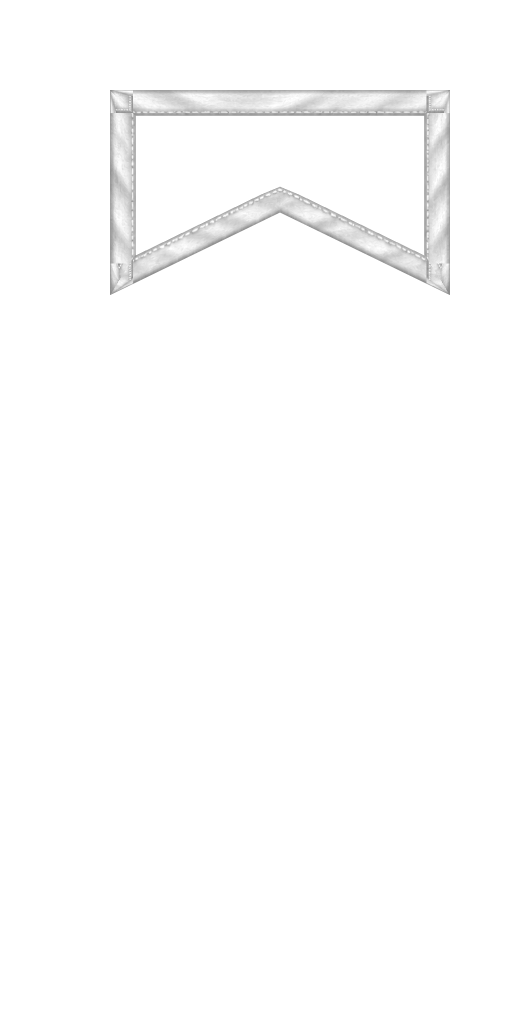
#> input picture art-src/banner/border_alliance_1.png, 1024 x 2048 px (shown at 1/2 size); its folder holds 4 pictures in this run
$ python banner.py
#> lines starting #> are read from the running program, lines starting #| are printed output that depends on the picture
"""Turns the layered banner art (art-src/banner, 1024x2048 PNG, made with
ChatGPT from our prompt) into WoW textures: 256x512 TGA with straight alpha
in Media/Banner. The layers are stacked and tinted in UI_GuildBanner.lua."""
import glob, os
from PIL import Image
HERE = os.path.dirname(os.path.abspath(__file__))
SRC = os.path.join(HERE, "banner")
OUT = os.path.join(HERE, "..", "Media", "Banner")
os.makedirs(OUT, exist_ok=True)
n = 0
for f in sorted(glob.glob(os.path.join(SRC, "*.png"))):
    im = Image.open(f).convert("RGBA")
#> im is the input picture: PIL image 1024x2048 RGBA; mean R, G, B, A 10.2, 10.2, 10.2, 12.4
    small = im.convert("RGBa").resize((256, 512), Image.LANCZOS).convert("RGBA")
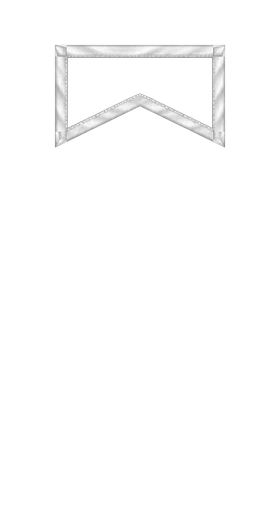
#> small: PIL image 256x512 RGBA; mean R, G, B, A 12.2, 12.2, 12.2, 12.4; transparent parts drawn white
    small.save(os.path.join(OUT, os.path.basename(f)[:-4] + ".tga"))
    n += 1
#> pass 2 of the loop `for f in sorted(glob.glob(os.path.join(SRC, "*.png"))):`:
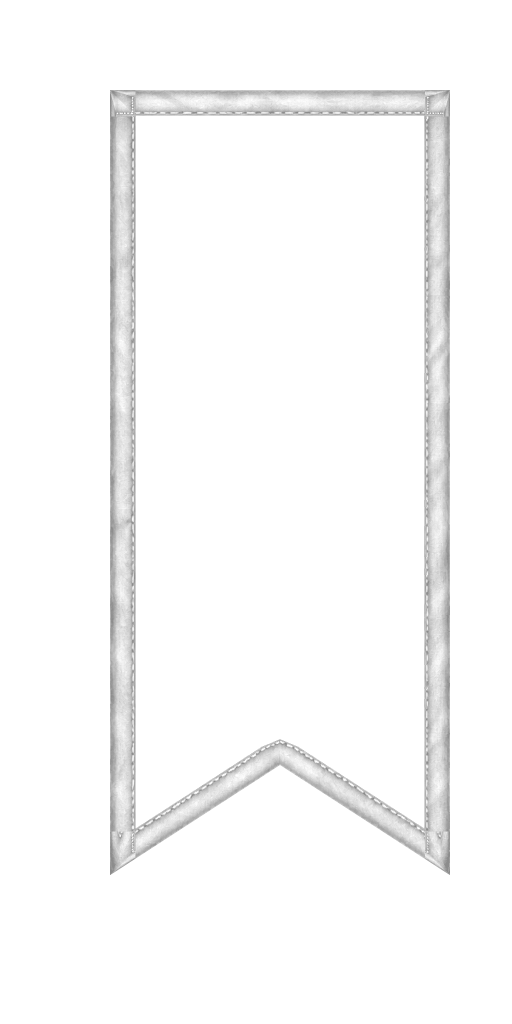
#> input picture art-src/banner/border_alliance_2.png, 1024 x 2048 px (shown at 1/2 size)
#> im is the input picture: PIL image 1024x2048 RGBA; mean R, G, B, A 22, 22, 22, 27.2
#> `small = im.convert("RGBa").resize((256, 512), Image.LANCZOS).convert("..`:
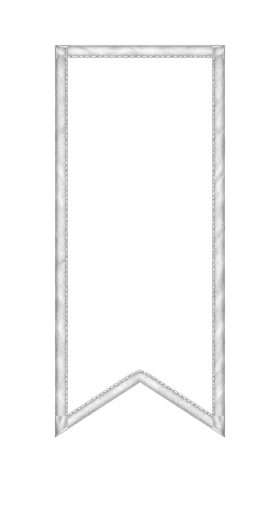
#> small: PIL image 256x512 RGBA; mean R, G, B, A 27.1, 27.1, 27.1, 27.2; transparent parts drawn white
#> pass 3 of the loop `for f in sorted(glob.glob(os.path.join(SRC, "*.png"))):`:
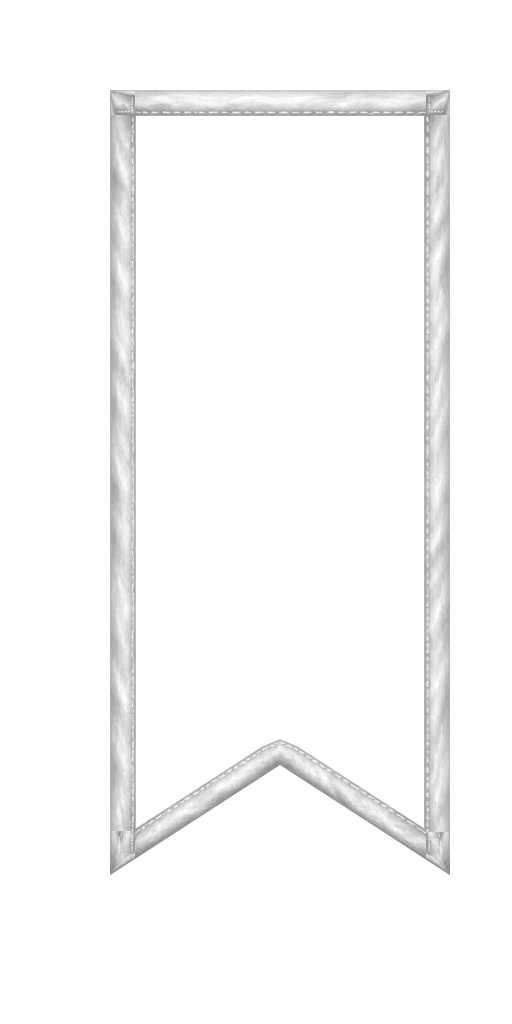
#> input picture art-src/banner/border_alliance_3.png, 1024 x 2048 px (shown at 1/2 size)
#> im is the input picture: PIL image 1024x2048 RGBA; mean R, G, B, A 22.1, 22.1, 22.1, 27.2
#> `small = im.convert("RGBa").resize((256, 512), Image.LANCZOS).convert("..`:
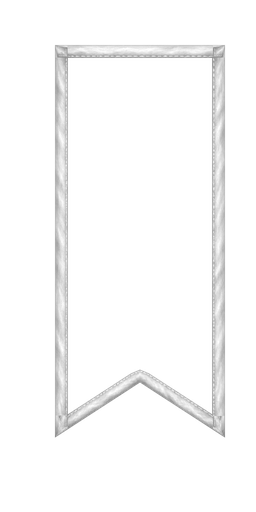
#> small: PIL image 256x512 RGBA; mean R, G, B, A 26.4, 26.4, 26.4, 27.2; transparent parts drawn white
#> the loop made 4 passes; the first 3 are shown
print(n, "textures")
